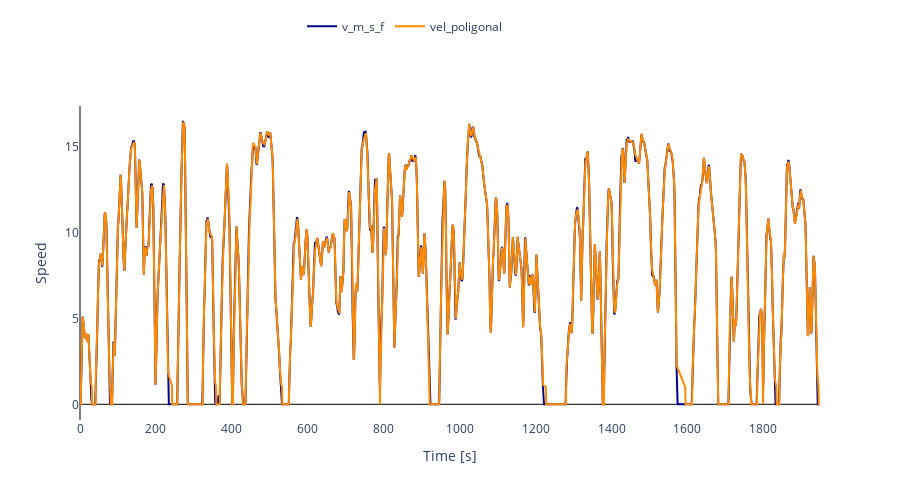

The code cell stored with this chart in its notebook:
### Code cell
# Velocidad



fig = go.Figure(data=[
    go.Scatter(x=Urban_1["t_s"], y=Urban_1["v_m_s_f"], name="v_m_s_f", mode="lines", line=dict(color='darkblue')),
    go.Scatter(x=Urban_1["t_s"], y=Urban_1["vel_poligonal"], name="vel_poligonal", mode="lines", line=dict(color='darkorange'))])

# Actualizar ejes
fig.update_xaxes(zeroline=True, zerolinewidth=1, zerolinecolor='black', title_text="Time [s]")
fig.update_yaxes(zeroline=True, zerolinewidth=1, zerolinecolor='black', title_text="Speed ")

# Actualizar leyenda
fig.update_layout(legend=dict(orientation="h", x=0.3, y=1.3), height=500, width=900, plot_bgcolor="white")
fig.show()

### Figure 1 — Plotly figure (JSON) as saved in the notebook; plotly's stock layout.template omitted (floating-point values rounded to 4 significant figures; data arrays with more than 128 entries replaced by an {"elided": "..."} marker saying what was removed)
{"data": [{"line": {"color": "darkblue"}, "mode": "lines", "name": "v_m_s_f", "type": "scatter", "x": {"elided": "1950 int values"}, "y": {"elided": "1950 float values"}}, {"line": {"color": "darkorange"}, "mode": "lines", "name": "vel_poligonal", "type": "scatter", "x": {"elided": "1950 int values"}, "y": {"elided": "1950 float values"}}], "layout": {"height": 500, "legend": {"orientation": "h", "x": 0.3, "y": 1.3}, "plot_bgcolor": "white", "width": 900, "xaxis": {"title": {"text": "Time [s]"}, "zeroline": true, "zerolinecolor": "black", "zerolinewidth": 1}, "yaxis": {"title": {"text": "Speed "}, "zeroline": true, "zerolinecolor": "black", "zerolinewidth": 1}}}
